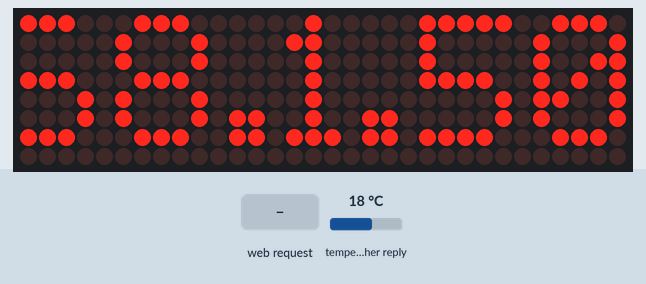
The sketch below on a simulated ESP32. Parts: 32×8 LED matrix. Inputs (shaded band) come from the test bench; at power-on: temperature in the weather reply 18 °C. WiFi joins after 1.5 s; servers stay silent unless stated; the local clock reads 2024-03-15 10:24:30 at power-on unless the sketch sets it; web services answer with replies made up by the test bench.

Above: at 5.8 s.
10.1 s: HTTP request GET /set?msg=1&bright=1&speed=1 received
At 10.21 s:
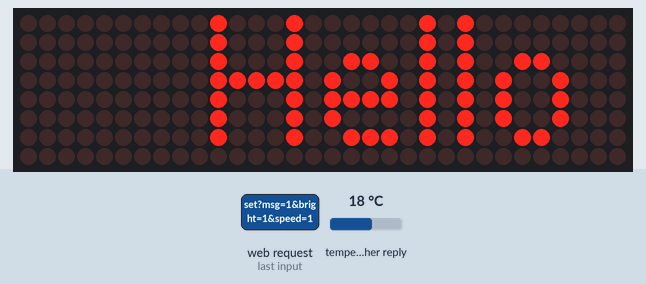
At 10.83 s:
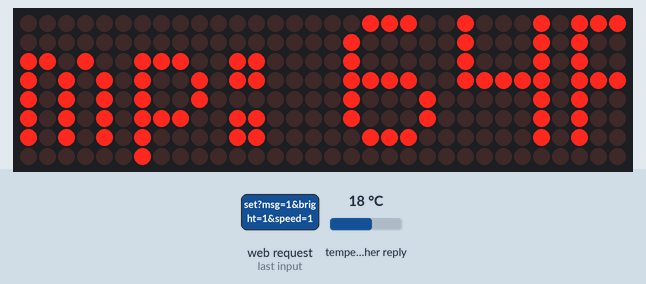

The sketch:

Main.ino
```cpp
#include <WiFi.h>
#include <HTTPClient.h>
#include <ArduinoJson.h>
#include <MD_Parola.h>
#include <MD_MAX72xx.h>
#include <SPI.h>
#include <time.h>
#include <WebServer.h>
#include <ArduinoOTA.h>

// ======= WiFi Credentials =======
const char* ssid     = "YOUR_WIFI_SSID";
const char* password = "YOUR_WIFI_PASSWORD";

// Location Settings (Replace with your Latitude & Longitude)
const float LAT = 0.0000;
const float LON = 0.0000;

// Display Hardware Settings
#define HARDWARE_TYPE MD_MAX72XX::FC16_HW
#define MAX_DEVICES 4
#define CS_PIN   15
#define CLK_PIN  18
#define DIN_PIN  23

MD_Parola display = MD_Parola(HARDWARE_TYPE, DIN_PIN, CLK_PIN, CS_PIN, MAX_DEVICES);
WebServer server(80);

// Display & Weather Variables
float tempF = 0;
int humidity = 0;
String weatherDesc = "Loading...";
String timeStr = "12:00 PM";
String dayStr = "Wed";
String customText = "Hello World!";

int scrollSpeed = 55;
int brightness = 5;
bool inverted = false;

// Night Mode Settings (24-Hour Format)
bool nightModeEnabled = true;
int nightStartHour = 23;    // 11:00 PM
int nightEndHour = 7;       // 07:00 AM
bool isNightTime = false;

// Short day lookup array (Sunday=0 to Saturday=6)
const char* shortDays[] = {"Sun", "Mon", "Tue", "Wed", "Thu", "Fri", "Sat"};

char displayBuffer[128];
char msgArray[6][128];
int totalMessages = 0;
int msgIndex = 0;

unsigned long lastWeather = 0;
unsigned long lastTime = 0;

void fetchWeather() {
  HTTPClient http;
  String url = "https://api.open-meteo.com/v1/forecast?latitude=" + String(LAT, 4) +
               "&longitude=" + String(LON, 4) +
               "&current=temperature_2m,relative_humidity_2m,weathercode&temperature_unit=fahrenheit";

  http.begin(url);
  if (http.GET() == 200) {
    DynamicJsonDocument doc(2048);
    deserializeJson(doc, http.getString());
    tempF    = doc["current"]["temperature_2m"];
    humidity = doc["current"]["relative_humidity_2m"];
    int wcode = doc["current"]["weathercode"];

    if      (wcode == 0)  weatherDesc = "Clear Sky";
    else if (wcode <= 3)  weatherDesc = "Partly Cloudy";
    else if (wcode <= 67) weatherDesc = "Rainy";
    else if (wcode <= 77) weatherDesc = "Snowy";
    else if (wcode <= 82) weatherDesc = "Showers";
    else                  weatherDesc = "Stormy";
  }
  http.end();
}

void updateTimeAndDate() {
  struct tm t;
  if (getLocalTime(&t)) {
    // Update Time Format
    char bufTime[16];
    strftime(bufTime, sizeof(bufTime), "%I:%M %p", &t);
    timeStr = String(bufTime);

    // Update Short Day Format
    if (t.tm_wday >= 0 && t.tm_wday <= 6) {
      dayStr = String(shortDays[t.tm_wday]);
    }

    // Night Mode Hour Check
    int currentHour = t.tm_hour;
    if (nightModeEnabled) {
      if (nightStartHour > nightEndHour) {
        isNightTime = (currentHour >= nightStartHour || currentHour < nightEndHour);
      } else {
        isNightTime = (currentHour >= nightStartHour && currentHour < nightEndHour);
      }
      display.setIntensity(isNightTime ? 0 : brightness);
    } else {
      isNightTime = false;
      display.setIntensity(brightness);
    }
  }
}

void buildMessages() {
  int i = 0;
  if (customText.length() > 0) {
    snprintf(msgArray[i++], sizeof(msgArray[0]), "%s", customText.c_str());
  }
  snprintf(msgArray[i++], sizeof(msgArray[0]), "%s", dayStr.c_str());
  snprintf(msgArray[i++], sizeof(msgArray[0]), "%s", timeStr.c_str());
  snprintf(msgArray[i++], sizeof(msgArray[0]), "Temp: %dF", (int)tempF);
  snprintf(msgArray[i++], sizeof(msgArray[0]), "Hum: %d%%", humidity);
  snprintf(msgArray[i++], sizeof(msgArray[0]), "%s", weatherDesc.c_str());

  totalMessages = i;
}

void loadNextMessage() {
  snprintf(displayBuffer, sizeof(displayBuffer), "%s", msgArray[msgIndex]);
  display.displayText(displayBuffer, PA_LEFT, scrollSpeed, 0, PA_SCROLL_LEFT, PA_SCROLL_LEFT);
  display.displayReset();
}

void handleRoot() {
  String html = R"(
<!DOCTYPE html>
<html>
<head>
  <meta name='viewport' content='width=device-width, initial-scale=1'>
  <title>LED Sign Dashboard</title>
  <style>
    body { font-family: -apple-system, BlinkMacSystemFont, Arial, sans-serif; background: #121212; color: #FFD700; text-align: center; padding: 15px; margin: 0; }
    .card { background: #1E1E1E; max-width: 420px; margin: 0 auto 15px; padding: 20px; border-radius: 12px; box-shadow: 0 4px 10px rgba(0,0,0,0.5); }
    h1 { font-size: 20px; margin-top: 0; color: #FFF; }
    label { font-size: 13px; font-weight: bold; display: block; margin-top: 10px; text-align: left; color: #AAA; }
    input[type=text], input[type=number] { width: 90%; padding: 10px; font-size: 15px; border-radius: 8px; border: 1px solid #FFD700; background: #2A2A2A; color: #FFF; margin: 6px 0; outline: none; }
    input[type=range] { width: 100%; margin: 8px 0; accent-color: #FFD700; }
    button { background: #FFD700; color: #111; border: none; padding: 12px 20px; font-size: 15px; font-weight: bold; border-radius: 8px; cursor: pointer; width: 100%; margin-top: 10px; }
    .row { display: flex; gap: 8px; }
    .weather { font-size: 14px; color: #FFD700; }
  </style>
</head>
<body>
  <div class='card'>
    <h1>⚡ Display Settings</h1>
    <form action='/set' method='GET'>
      <label>Custom Message:</label>
      <input type='text' name='msg' value=')" + customText + R"('>

      <label>Brightness (0 - 15):</label>
      <input type='range' name='bright' min='0' max='15' value=')" + String(brightness) + R"('>

      <label>Scroll Speed (Slower ◄ ► Faster):</label>
      <input type='range' name='speed' min='10' max='100' value=')" + String(scrollSpeed) + R"('>

      <button type='submit'>Save Settings</button>
    </form>
  </div>

  <div class='card'>
    <h1>🌙 Night Mode Hours</h1>
    <form action='/setNight' method='GET'>
      <div class='row'>
        <div style='flex:1;'>
          <label>Start Hour (0-23):</label>
          <input type='number' name='nstart' min='0' max='23' value=')" + String(nightStartHour) + R"('>
        </div>
        <div style='flex:1;'>
          <label>End Hour (0-23):</label>
          <input type='number' name='nend' min='0' max='23' value=')" + String(nightEndHour) + R"('>
        </div>
      </div>
      <button type='submit'>Set Night Schedule</button>
    </form>
  </div>

  <div class='card weather'>
    📅 Day: )" + dayStr + R"( &nbsp;|&nbsp; 🌡️ )" + String((int)tempF) + R"(°F &nbsp;|&nbsp; 💧 Hum: )" + String(humidity) + R"(%
  </div>
</body>
</html>
  )";
  server.send(200, "text/html", html);
}

void handleSet() {
  if (server.hasArg("msg")) customText = server.arg("msg");
  if (server.hasArg("bright")) {
    brightness = server.arg("bright").toInt();
    if (!isNightTime) display.setIntensity(brightness);
  }
  if (server.hasArg("speed")) scrollSpeed = server.arg("speed").toInt();

  buildMessages();
  msgIndex = 0;
  loadNextMessage();

  server.sendHeader("Location", "/");
  server.send(303);
}

void handleSetNight() {
  if (server.hasArg("nstart")) nightStartHour = server.arg("nstart").toInt();
  if (server.hasArg("nend")) nightEndHour = server.arg("nend").toInt();

  updateTimeAndDate();

  server.sendHeader("Location", "/");
  server.send(303);
}

void setup() {
  Serial.begin(115200);

  display.begin();
  display.setIntensity(brightness);

  snprintf(displayBuffer, sizeof(displayBuffer), "Connecting WiFi...");
  display.displayText(displayBuffer, PA_LEFT, scrollSpeed, 0, PA_SCROLL_LEFT, PA_SCROLL_LEFT);

  WiFi.begin(ssid, password);
  while (WiFi.status() != WL_CONNECTED) {
    display.displayAnimate();
    delay(50);
  }

  ArduinoOTA.setHostname("ESP32-LED-Sign");
  ArduinoOTA.begin();

  String ip = WiFi.localIP().toString();
  snprintf(displayBuffer, sizeof(displayBuffer), "IP: %s", ip.c_str());
  display.displayText(displayBuffer, PA_LEFT, scrollSpeed, 1000, PA_SCROLL_LEFT, PA_SCROLL_LEFT);

  while (!display.displayAnimate()) {
    delay(10);
  }

  server.on("/", handleRoot);
  server.on("/set", handleSet);
  server.on("/setNight", handleSetNight);
  server.begin();

  configTime(-18000, 3600, "pool.ntp.org");

  fetchWeather();
  updateTimeAndDate();
  buildMessages();

  loadNextMessage();
}

void loop() {
  ArduinoOTA.handle();
  server.handleClient();

  if (display.displayAnimate()) {
    msgIndex = (msgIndex + 1) % totalMessages;
    loadNextMessage();
  }

  if (millis() - lastWeather > 600000) {
    lastWeather = millis();
    fetchWeather();
    buildMessages();
  }

  if (millis() - lastTime > 30000) {
    lastTime = millis();
    updateTimeAndDate();
    buildMessages();
  }
}
```

Measured:
- what the display in image 0 shows lasts 1.0 s, from 5.8 s to 6.8 s
